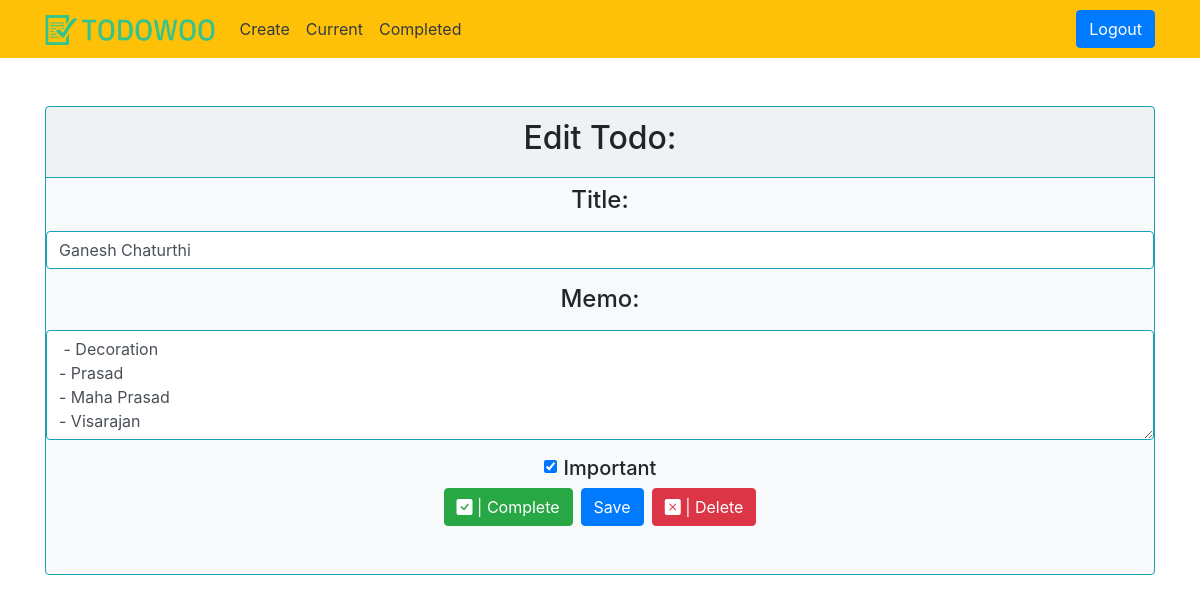
The app's page /todo/9 (signed in) with its own data.
### todo/models.py (models this page shows, shortened)
class Todo(models.Model):
    title = models.CharField(max_length=50)
    memo = models.TextField(blank=True)
    created = models.DateTimeField(auto_now_add=True)
    datecompleted = models.DateTimeField(null=True, blank=True)
    important = models.BooleanField(default=False)
    user = models.ForeignKey(User, on_delete=models.CASCADE)

### todo/views.py (the view, shortened to what this page needs)
# urls.py: path('todo/<int:todo_pk>', views.viewtodo, name='viewtodo'),
@login_required
def viewtodo(request, todo_pk):
    todo = get_object_or_404(Todo, pk=todo_pk, user=request.user)
    if request.method == 'GET':
        form = TodoForm(instance=todo)
        return render(request, 'todo/viewtodo.html', {'todo': todo, 'form': form})

### todo/forms.py
class TodoForm(ModelForm):
    class Meta:
        model = Todo
        fields = ['title', 'memo', 'important']

### todo/templates/todo/viewtodo.html (shortened to what this page needs)
{% extends 'todo/base.html' %}
    {% block content %}
    <div class="container">
        <div class="card border-info bg-light text-center mt-5 pb-5 mx-auto ">
            <div class="border-info card-header justify-content-center">
                <div>
                    <h2>Edit Todo:</h2>
                </div>
            </div>
            <div class="justify-content-center">
                <form method="POST" class="mt-2">
                    <div class="form-group">
                        <label class=" control-label" for="title">
                            <h4>Title:</h4>
                        </label>
                        <input type="text" class="form-control border-info" value="{{ todo.title }}" name="title"
                            id="title">
                    </div>
                    <div class="form-group">
                        <label for="memo">
                            <h4>Memo:</h4>
                        </label>
                        <textarea class="form-control border-info" name="memo" id="memo" cols="15"
                            rows="4"> {{ todo.memo }} </textarea>
                    </div>
                    {% if todo.important %}
                    <div class="form-check form-switch">
                        <input class="form-check-input" type="checkbox" id="important" name="important" checked>
                        <label class="form-check-label" for="important">
                            <h5>Important</h5>
                        </label>
                    </div>
                    {% endif %}
                    <div class="row justify-content-center">
                        <button class="btn btn-success mr-2" type="submit"
                            formaction="{% url 'completetodo' todo.id %}">
                            <i class="bi bi-check-square-fill "></i> | Complete </button>
                        <button type="submit" class="btn btn-primary mr-2">Save</button>
                        <button class="btn btn-danger px-auto" type="submit"
                            formaction="{% url 'deletetodo' todo.id %}"><i class="bi bi-x-square-fill"></i>
                            | Delete</button>
                    </div>
                </form>
            </div>
        </div>
    </div>
    {% endblock %}

### records on screen
Todo: title "Ganesh Chaturthi", memo "- Decoration - Prasad - Maha Prasad - Visarajan"
